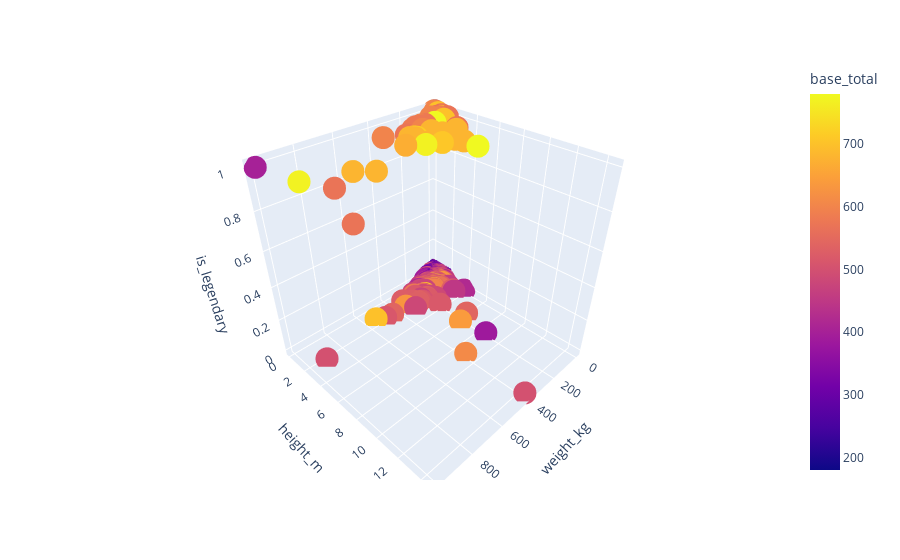

The notebook cell saved with this chart:
### Code cell
fig = px.scatter_3d(df, x='weight_kg', y='height_m', z='is_legendary',
              color='base_total')
fig.show()

### Figure 1 — Plotly figure (JSON) as saved in the notebook; plotly's stock layout.template omitted (floating-point values rounded to 4 significant figures; data arrays with more than 128 entries replaced by an {"elided": "..."} marker saying what was removed)
{"data": [{"hovertemplate": "weight_kg=%{x}<br>height_m=%{y}<br>is_legendary=%{z}<br>base_total=%{marker.color}<extra></extra>", "legendgroup": "", "marker": {"color": {"elided": "801 int values"}, "coloraxis": "coloraxis", "symbol": "circle"}, "mode": "markers", "name": "", "scene": "scene", "showlegend": false, "type": "scatter3d", "x": {"elided": "801 float values"}, "y": {"elided": "801 float values"}, "z": {"elided": "801 int values"}}], "layout": {"coloraxis": {"colorbar": {"title": {"text": "base_total"}}, "colorscale": [[0, "#0d0887"], [0.1111, "#46039f"], [0.2222, "#7201a8"], [0.3333, "#9c179e"], [0.4444, "#bd3786"], [0.5556, "#d8576b"], [0.6667, "#ed7953"], [0.7778, "#fb9f3a"], [0.8889, "#fdca26"], [1, "#f0f921"]]}, "legend": {"tracegroupgap": 0}, "margin": {"t": 60}, "scene": {"domain": {"x": [0, 1], "y": [0, 1]}, "xaxis": {"title": {"text": "weight_kg"}}, "yaxis": {"title": {"text": "height_m"}}, "zaxis": {"title": {"text": "is_legendary"}}}}}
